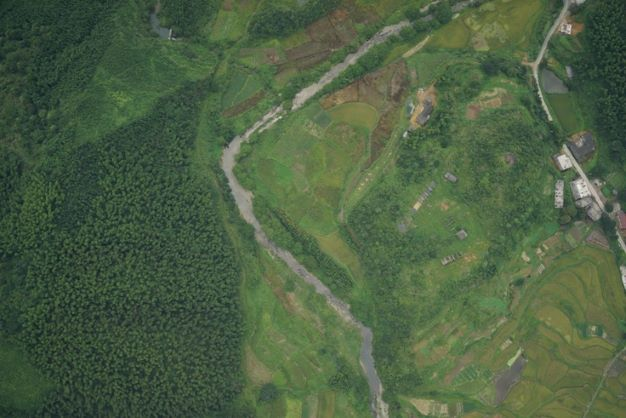
#> input picture sample_data/DSC00315.JPG, 626 x 418 px, found by its file name
$ python frequency_process.py
#> lines starting #> are read from the running program, lines starting #| are printed output that depends on the picture
# AUTHOR    ：Lv Wenchao
# coding    : utf-8
# @Time     : 2023/3/4 10:29
# @FileName : frequency_process.py
# @Software : PyCharm
"""
频率域处理
"""
import cv2
import numpy as np
import matplotlib.pyplot as plt

image = cv2.imread(r"D:\code\PyProject\image_process\sample_data\DSC00315.JPG", 0)
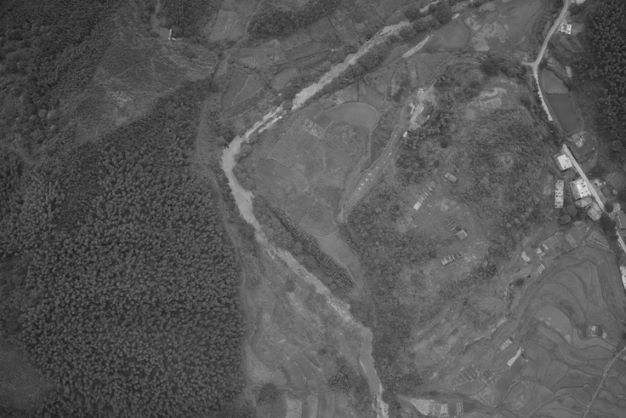
#> image: shape (418, 626); min 19, max 237, mean 88
# 尺度数量
n_scales = 4
# 方向
n_angles = 6
H, W = image.shape[:2]
#> H = 418; W = 626

min_wavelength = 12
multiplier = 0.55


def lowpassfilter(H, W, cutoff, n):
    """
    低通滤波卷积核
    :param H:
    :param W:
    :param cutoff:
    :param n:
    :return:
    """
    if cutoff < 0 or cutoff > 0.5:
        raise ValueError('the cutoff frequency needs to be between 0 and 0.5')

    if not n == int(n) or n < 1.0:
        raise ValueError('n must be an integer >= 1')

    xrange = np.linspace(-0.5, 0.5, W)
    yrange = np.linspace(-0.5, 0.5, H)

    x, y = np.meshgrid(xrange, yrange)
    radius = np.sqrt(x ** 2 + y ** 2)
    radius = np.fft.ifftshift(radius)
    return 1.0 / (1.0 + (radius / cutoff) ** (2 * n))


xrange = np.linspace(-0.5, 0.5, W)
#> xrange = 626 values from -0.5 to 0.5
yrange = np.linspace(-0.5, 0.5, H)
#> yrange = 418 values from -0.5 to 0.5
x, y = np.meshgrid(xrange, yrange)
radius = np.sqrt(x ** 2 + y ** 2)
theta = np.arctan2(-y, x)

# numpy.fft模块中的fftshift函数可以将FFT输出中的直流分量移动到频谱的中央。ifftshift函数则是其逆操作
radius = np.fft.ifftshift(radius)
theta = np.fft.ifftshift(theta)

sintheta = np.sin(theta)
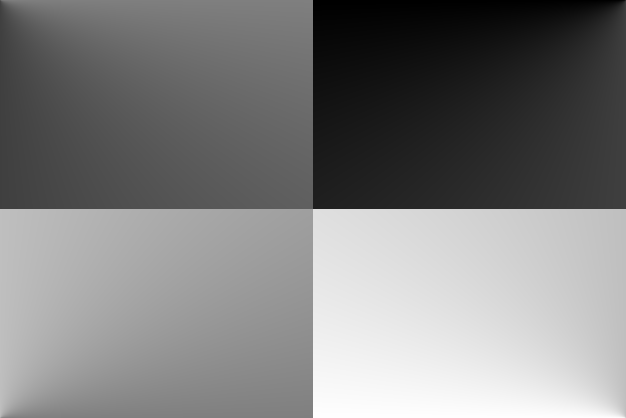
#> theta: shape (418, 626) float64; min -3.14, max 3.14, mean 1.39e-16; drawn with min black and max white
costheta = np.cos(theta)

lp_filter = lowpassfilter(H, W, 0.45, 15)
# lp_filter = np.fft.ifftshift(lp_filter)
log_gabor_filters = np.zeros((n_scales, H, W))

#  不同尺度
for sc in range(n_scales):
    sigma_onf = sc / 2
    wavelength = min_wavelength * multiplier ** sc
    log_gabor_filters[sc] = np.exp(
        (-(np.log(radius * wavelength + 1e-5)) ** 2) / (2 * np.log(sigma_onf + 1e-5) ** 2)) * lp_filter

spreads = np.zeros((n_angles, H, W))
#  不同方向
for o in range(n_angles):
    angle = o * np.pi / n_angles
    ds = sintheta * np.cos(angle) - costheta * np.sin(angle)
    dc = costheta * np.cos(angle) + sintheta * np.sin(angle)
    dtheta = abs(np.arctan2(ds, dc))
    dtheta = np.minimum(dtheta * n_angles * 0.5, np.pi)
    spreads[o] = (np.cos(dtheta) + 1) / 2
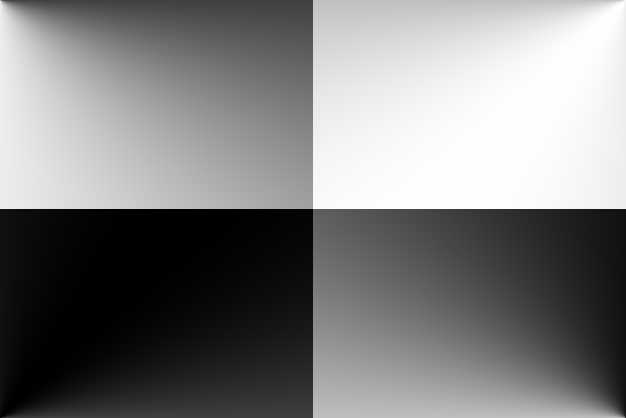
#> ds: shape (418, 626) float64; min -1, max 1, mean -5.56e-17; drawn with min black and max white
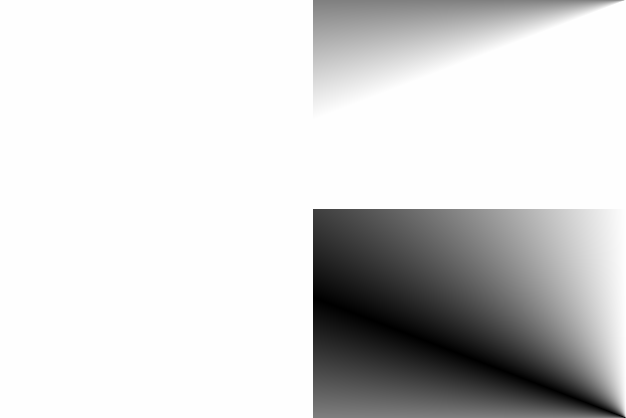
#> dtheta: shape (418, 626) float64; min 1.99e-05, max 3.14, mean 2.61; drawn with min black and max white
#  构造集合的filter
filter_bank = np.zeros((n_scales * n_angles, H, W))
for sc in range(n_scales):
    for o in range(n_angles):
        filter_bank[sc * n_angles + o] = log_gabor_filters[sc] * spreads[o]

#  可视化


image_fft = cv2.dft(np.float32(image), flags=cv2.DFT_COMPLEX_OUTPUT)
eo = np.zeros((filter_bank.shape[0], filter_bank.shape[1], filter_bank.shape[2], 2))
for i, filter_i in enumerate(filter_bank):
    eo[i] = cv2.idft(np.multiply(np.expand_dims(filter_i, -1), image_fft))

for sc in range(n_scales):
    plt.figure(sc, figsize=(30, 120))
    first = eo[n_scales]
    first /= np.max(first)
    first *= 255
    shuiping = first
    for o in range(n_angles - 1):
        out = eo[sc * n_angles + o + 1] - np.min(eo[sc * n_angles + o + 1])
        out /= np.max(out)
        out *= 255
        shuiping = np.concatenate([shuiping, out], axis=1)
        plt.imshow(shuiping[:, :, 0], cmap="gray")
        plt.show()
#> this loop made 4 passes
#> pass 1, `plt.show()`:
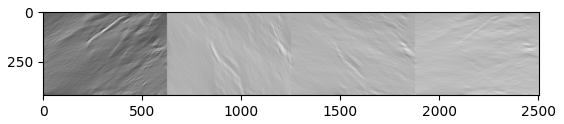
#> figure drawn by matplotlib, 1 panel
#> pass 1, `plt.show()`:
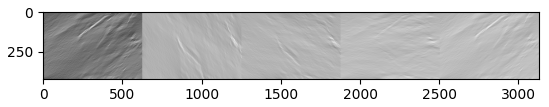
#> figure drawn by matplotlib, 1 panel
#> pass 1, `plt.show()`:
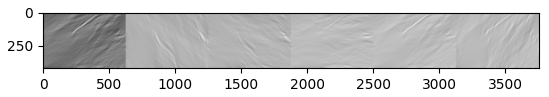
#> figure drawn by matplotlib, 1 panel

$ run again, with sample_data/DSC00317.JPG copied over sample_data/DSC00315.JPG
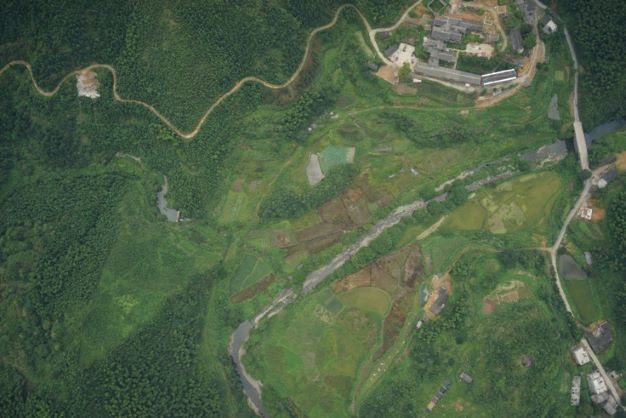
#> input picture sample_data/DSC00317.JPG, 626 x 418 px, found by its file name
#> `image = cv2.imread(r"D:\code\PyProject\image_process\sample_data\DSC00..`:
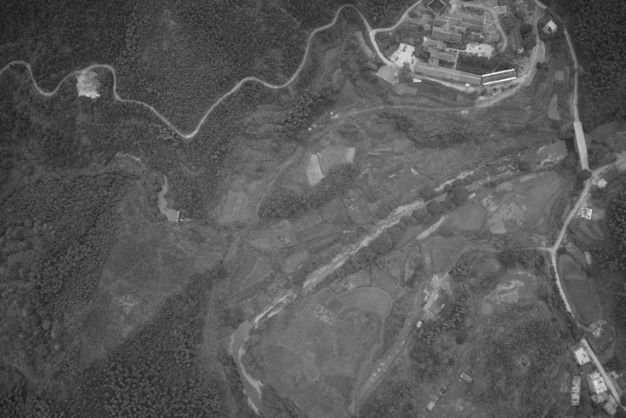
#> image: shape (418, 626); min 22, max 251, mean 88.5
#> the loop `for sc in range(n_scales):` made 4 passes
#> pass 1, `plt.show()`:
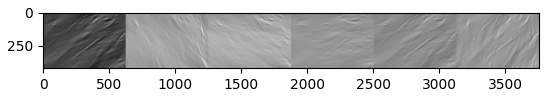
#> figure drawn by matplotlib, 1 panel

$ run again, with sample_data/DSC00318.JPG copied over sample_data/DSC00315.JPG
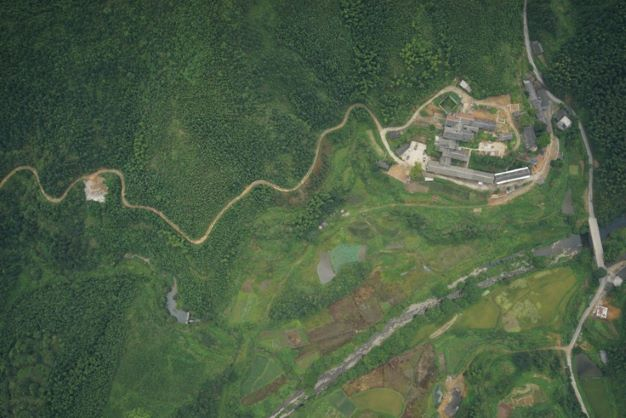
#> input picture sample_data/DSC00318.JPG, 626 x 418 px, found by its file name
#> the loop `for sc in range(n_scales):` made 4 passes
#> pass 1, `plt.show()`:
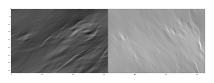
#> figure drawn by matplotlib, 1 panel
#> pass 2, `plt.show()`:
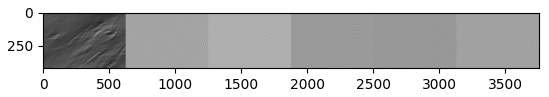
#> figure drawn by matplotlib, 1 panel
